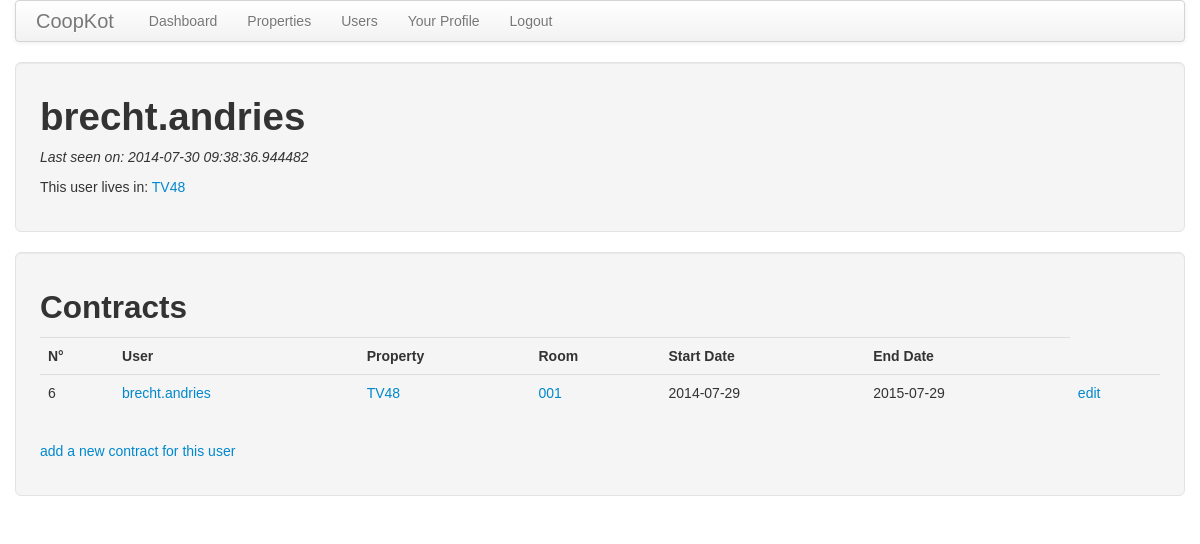
/user/brecht.andries (signed in), run on the app's committed database.
### app/models.py (models this page shows, shortened)
class User(db.Model):
    __tablename__ = 'user'
    id = db.Column(db.Integer, primary_key = True)
    nickname = db.Column(db.String(64), unique = True)
    email = db.Column(db.String(120), index = True, unique = True)
    role = db.Column(db.SmallInteger, default = ROLE_USER)
    property_id = db.Column(db.Integer, db.ForeignKey('property.id'), default=-1)
    about_me = db.Column(db.String(140))
    last_seen = db.Column(db.DateTime)
    rooms = db.relationship('Room',secondary='contract', lazy='dynamic')
    def is_authenticated(self):
        return True

class Property(db.Model):
    __tablename__ = 'property'
    id = db.Column(db.Integer, primary_key = True)
    name = db.Column(db.String(140), unique = True)
    users = db.relationship('User', backref = 'property', lazy = 'dynamic')
    info = db.Column(db.String(140))
    prices = db.relationship('Prices', backref = 'property', lazy = 'dynamic', cascade="all, delete, delete-orphan")
    rooms = db.relationship('Room', backref = 'property', lazy = 'dynamic', cascade="all, delete, delete-orphan")
    feeds = db.relationship('Feed', backref = 'property', lazy = 'dynamic', cascade="all, delete, delete-orphan")

class Contract(db.Model):
    __tablename__ = 'contract'
    id = db.Column(db.Integer, primary_key=True)
    user_id = db.Column(db.Integer, db.ForeignKey('user.id'))
    room_id = db.Column(db.Integer, db.ForeignKey('room.id'))
    start_date = db.Column(db.DateTime)
    end_date = db.Column(db.DateTime)
    user = db.relationship('User', backref="room_assoc")
    room = db.relationship('Room', backref="user_assoc")

class Room(db.Model):
    __tablename__ = 'room'
    id = db.Column(db.Integer, primary_key = True)
    property_id = db.Column(db.Integer, db.ForeignKey('property.id'))
    name = db.Column(db.String(140))
    info = db.Column(db.String(140))
    users = db.relationship('User', secondary='contract', lazy='dynamic')
    datastreams = db.relationship('Datastream', secondary='room_datastream', lazy='dynamic')

### app/views.py (the view)
@app.route('/user/<nickname>')
@login_required
def user(nickname):
    user = User.query.filter_by(nickname = nickname).first()
    if user == None:
        flash('User ' + nickname + ' not found.')
        abort(404)
    contracts = Contract.query.filter_by(user = user)
    return render_template('user.html',
        user = user,
        contracts = contracts,
        ref = 'user'
        )

### app/views.py (called while the page is built)
@lm.user_loader
def load_user(id):
    return User.query.get(int(id))

@app.before_request
def before_request():
    g.user = current_user
    if g.user.is_authenticated():
        g.user.last_seen = datetime.utcnow()
        db.session.add(g.user)
        db.session.commit()

### app/templates/user.html (shortened to what this page needs)
{% extends "base.html" %}
{% block content %}
<div class="well well-large">
    <h1>{{user.nickname}}</h1>
    {% if user.last_seen %}<p><em>Last seen on: {{user.last_seen}}</em></p>{% endif %}
    {% if user.property.name %}<p>This user lives in: <a href="{{url_for('property',id=user.property.id)}}">{{user.property.name}}</a></p>{% endif %}
</div>
<div class="well well-large">
	<h2>Contracts</h2>
	{% include 'contract_table.html' %}
    <p><a href="{{url_for('add_user_contract',id=g.user.id)}}">add a new contract for this user</a></p>
</div>
{% endblock %}

### app/templates/contract_table.html (shortened to what this page needs)
<table class="table table-hover">
		<tr>
			<th>N°</th>
			<th>User</th>
			<th>Property</th>
			<th>Room</th>
			<th>Start Date</th>
			<th>End Date</th>
		</tr>
        {% for contract in contracts %}
        	<tr>
        		<td><p>{{contract.id}}</p</td>
        		<td><p><a href="{{url_for('user',nickname=contract.user.nickname)}}">{{contract.user.nickname}}</a></p></td>
        		<td><p><a href="{{url_for('property',id=contract.room.property.id)}}">{{contract.room.property.name}}</a></p></td>
        		<td><p><a href="{{url_for('room',id=contract.room.id)}}">{{contract.room.name}}</a></p></td>
        		<td><p>{{contract.start_date.date()}}</p></td>
        		<td><p>{{contract.end_date.date()}}</p></td>
                <td><p>
                    {% if ref == 'user' %}<a href="{{url_for('edit_user_contract',id=contract.id)}}">edit</a>{% endif %}
                </p></td>
    		</tr>
        {% endfor %}
</table>

### app/static/css/lines.css (style rules this page uses)
div, span, p, td { font-family: Arial, sans-serif; }

### data on the page
User: nickname "brecht.andries", last_seen "2014-07-30 09:38:36.944482"
Property: property.name "TV48"
Contract: id "6", user.nickname "brecht.andries", room.property.name "TV48", room.name "001", start_date "2014-07-29", end_date "2015-07-29"
